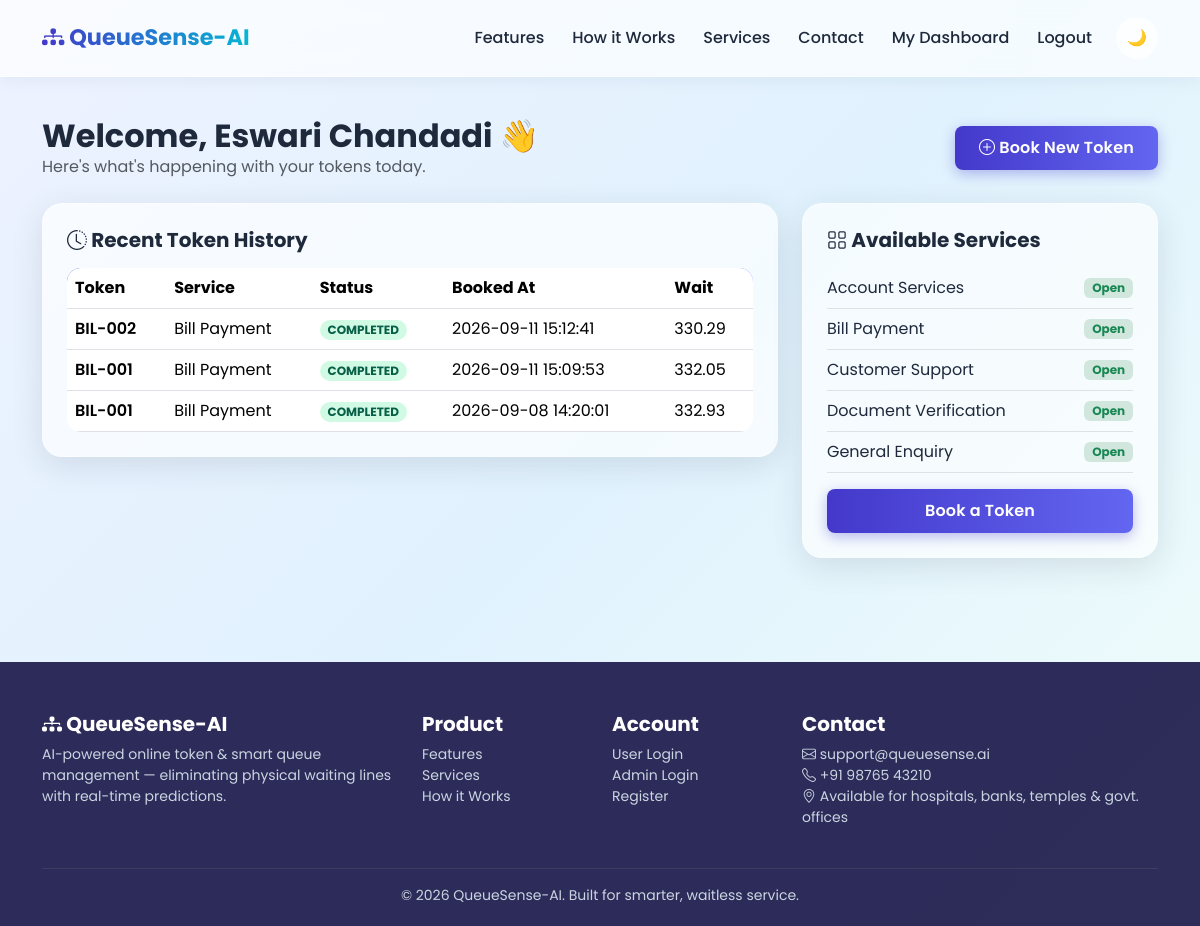
The app's page /user/dashboard (signed in) with its own data.
### tables this page shows
CREATE TABLE tokens (
    id INTEGER PRIMARY KEY AUTOINCREMENT,
    token_number TEXT NOT NULL,
    user_id INTEGER NOT NULL,
    service_id INTEGER NOT NULL,
    counter_id INTEGER,
    priority TEXT NOT NULL DEFAULT 'normal',   -- normal | vip | emergency
    status TEXT NOT NULL DEFAULT 'waiting',    -- waiting | called | serving | completed | skipped | cancelled
    predicted_wait_minutes REAL,
    actual_wait_minutes REAL,
    crowd_level TEXT,
    booked_at TEXT NOT NULL DEFAULT (datetime('now')),
    called_at TEXT,
    completed_at TEXT,
    queue_date TEXT NOT NULL,
    FOREIGN KEY (user_id) REFERENCES users (id),
    FOREIGN KEY (service_id) REFERENCES services (id)
);

CREATE TABLE services (
    id INTEGER PRIMARY KEY AUTOINCREMENT,
    name TEXT UNIQUE NOT NULL,
    description TEXT,
    counters INTEGER NOT NULL DEFAULT 1,
    avg_service_minutes REAL NOT NULL DEFAULT 5.0,
    max_daily_tokens INTEGER NOT NULL DEFAULT 150,
    is_active INTEGER NOT NULL DEFAULT 1,
    is_paused INTEGER NOT NULL DEFAULT 0,
    created_at TEXT NOT NULL DEFAULT (datetime('now'))
);

### app.py (the view)
@user_bp.route("/dashboard")
@login_required
def dashboard():
    user_id = session["user_id"]
    active_tokens = token_manager.get_user_active_tokens(user_id)
    enriched = []
    for t in active_tokens:
        position = token_manager.queue_position(t["id"])
        enriched.append({**dict(t), **position})
    history = token_manager.get_user_history(user_id)[:5]
    services = token_manager.get_all_services()
    return render_template(
        "user_dashboard.html",
        active_tokens=enriched,
        history=history,
        services=services,
    )

### app.py (called while the page is built)
def login_required(f):
    @wraps(f)
    def wrapper(*args, **kwargs):
        if "user_id" not in session:
            flash("Please log in to continue.", "warning")
            return redirect(url_for("auth.login"))
        return f(*args, **kwargs)
    return wrapper

### database.py (called while the page is built)
    def get_connection(self) -> sqlite3.Connection:
        conn = sqlite3.connect(self.db_path, timeout=10)
        conn.row_factory = sqlite3.Row
        conn.execute("PRAGMA foreign_keys = ON")
        return conn

    @contextmanager
    def cursor(self, commit: bool = False):
        conn = self.get_connection()
        cur = conn.cursor()
        try:
            yield cur
            if commit:
                conn.commit()
        except Exception:
            conn.rollback()
            logger.exception("Database operation failed, transaction rolled back")
            raise
        finally:
            conn.close()

    def execute(self, query: str, params: tuple = (), commit: bool = False):
        with self.cursor(commit=commit) as cur:
            cur.execute(query, params)
            if commit:
                return cur.lastrowid
            return cur.fetchall()

### token_manager.py (called while the page is built)
def get_all_services(active_only: bool = True):
    if active_only:
        return db.execute("SELECT * FROM services WHERE is_active = 1 ORDER BY name")
    return db.execute("SELECT * FROM services ORDER BY name")

def get_user_active_tokens(user_id: int):
    return db.execute(
        """SELECT t.*, s.name as service_name FROM tokens t
           JOIN services s ON t.service_id = s.id
           WHERE t.user_id = ? AND t.status IN ('waiting','called')
           ORDER BY t.booked_at""",
        (user_id,),
    )

def get_user_history(user_id: int):
    return db.execute(
        """SELECT t.*, s.name as service_name FROM tokens t
           JOIN services s ON t.service_id = s.id
           WHERE t.user_id = ?
           ORDER BY t.booked_at DESC""",
        (user_id,),
    )

### templates/user_dashboard.html (shortened to what this page needs)
{% extends "base.html" %}
{% block extra_css %}<link href="{{ url_for('static', filename='css/dashboard.css') }}" rel="stylesheet">{% endblock %}
{% block content %}
<div class="container py-4">
  <div class="d-flex justify-content-between align-items-center mb-4 flex-wrap gap-2">
    <div>
      <h2 class="fw-bold mb-0">Welcome, {{ session.get('user_name', 'there') }} 👋</h2>
      <p class="text-muted mb-0">Here's what's happening with your tokens today.</p>
    </div>
    <a href="{{ url_for('user.book_token') }}" class="btn btn-qs-primary"><i class="bi bi-plus-circle"></i> Book New Token</a>
  </div>
  <div class="row g-4">
    <div class="col-lg-8">
      <div class="glass-card p-4">
        <h5 class="fw-bold mb-3"><i class="bi bi-clock-history"></i> Recent Token History</h5>
        {% if history %}
        <div class="table-responsive">
          <table class="table qs-table align-middle mb-0">
            <thead><tr><th>Token</th><th>Service</th><th>Status</th><th>Booked At</th><th>Wait</th></tr></thead>
            <tbody>
              {% for h in history %}
              <tr>
                <td class="fw-semibold">{{ h.token_number }}</td>
                <td>{{ h.service_name }}</td>
                <td><span class="badge rounded-pill badge-qs-{{ h.status }}">{{ h.status|upper }}</span></td>
                <td>{{ h.booked_at }}</td>
                <td>{{ h.actual_wait_minutes if h.actual_wait_minutes else '—' }}</td>
              </tr>
              {% endfor %}
            </tbody>
          </table>
        </div>
        {% else %}
        <p class="text-muted mb-0">No tokens booked yet. <a href="{{ url_for('user.book_token') }}">Book your first token</a>.</p>
        {% endif %}
      </div>
    </div>
    <div class="col-lg-4">
      <div class="glass-card p-4 h-100">
        <h5 class="fw-bold mb-3"><i class="bi bi-grid"></i> Available Services</h5>
        {% for s in services %}
        <div class="d-flex justify-content-between align-items-center py-2 border-bottom">
          <span>{{ s.name }}</span>
          <span class="badge {{ 'bg-danger-subtle text-danger' if s.is_paused else 'bg-success-subtle text-success' }}">
            {{ 'Paused' if s.is_paused else 'Open' }}
          </span>
        </div>
        {% endfor %}
        <a href="{{ url_for('user.book_token') }}" class="btn btn-qs-primary w-100 mt-3">Book a Token</a>
      </div>
    </div>
  </div>
</div>
{% endblock %}

### static/css/style.css (style rules this page uses)
:root { --qs-primary: #4338CA; --qs-primary-light: #6366F1; --qs-accent: #06B6D4; --qs-success: #10B981; --qs-warning: #F59E0B; --qs-danger: #EF4444; --qs-bg-gradient: linear-gradient(135deg, #EEF2FF 0%, #E0F2FE 50%, #F0FDFA 100%); --qs-card-bg: rgba(255, 255, 255, 0.65); --qs-card-border: rgba(255, 255, 255, 0.35); --qs-text-main: #1E293B; --qs-text-muted: #64748B; --qs-sidebar-bg: rgba(30, 27, 75, 0.92); --qs-shadow: 0 8px 32px rgba(31, 41, 55, 0.12); --qs-radius-lg: 20px; --qs-radius-md: 14px; --qs-radius-sm: 8px; --qs-font: 'Poppins', 'Segoe UI', system-ui, -apple-system, sans-serif; }
* { box-sizing: border-box; }
html, body { min-height: 100vh; font-family: var(--qs-font); background: var(--qs-bg-gradient); color: var(--qs-text-main); transition: background 0.4s ease, color 0.4s ease; }
a { text-decoration: none; }
.glass-card { background: var(--qs-card-bg); border: 1px solid var(--qs-card-border); border-radius: var(--qs-radius-lg); box-shadow: var(--qs-shadow); backdrop-filter: blur(18px); -webkit-backdrop-filter: blur(18px); transition: transform 0.25s ease, box-shadow 0.25s ease; }
.btn-qs-primary { background: linear-gradient(90deg, var(--qs-primary), var(--qs-primary-light)); color: #fff; border: none; border-radius: var(--qs-radius-sm); padding: 10px 24px; font-weight: 600; letter-spacing: 0.2px; transition: transform 0.2s ease, box-shadow 0.2s ease; box-shadow: 0 4px 14px rgba(67, 56, 202, 0.35); }
.qs-table { border-radius: var(--qs-radius-md); overflow: hidden; }
.qs-table thead { background: linear-gradient(90deg, var(--qs-primary), var(--qs-primary-light)); color: #fff; }
.qs-table tbody tr { transition: background 0.15s ease; }
.badge-qs-completed { background: #D1FAE5; color: #065F46; }

### records on screen
tokens: token_number "BIL-002", service_name "Bill Payment", status "COMPLETED", booked_at "2026-09-11 15:12:41", actual_wait_minutes "330.29"
tokens: token_number "BIL-001", service_name "Bill Payment", status "COMPLETED", booked_at "2026-09-11 15:09:53", actual_wait_minutes "332.05"
tokens: token_number "BIL-001", service_name "Bill Payment", status "COMPLETED", booked_at "2026-09-08 14:20:01", actual_wait_minutes "332.93"
services: name "Account Services", is_paused "Open"
services: name "Bill Payment", is_paused "Open"
services: name "Customer Support", is_paused "Open"
services: name "Document Verification", is_paused "Open"
services: name "General Enquiry", is_paused "Open"

### other values on screen
{{ session.get('user_name', 'there') }} "Eswari Chandadi"
